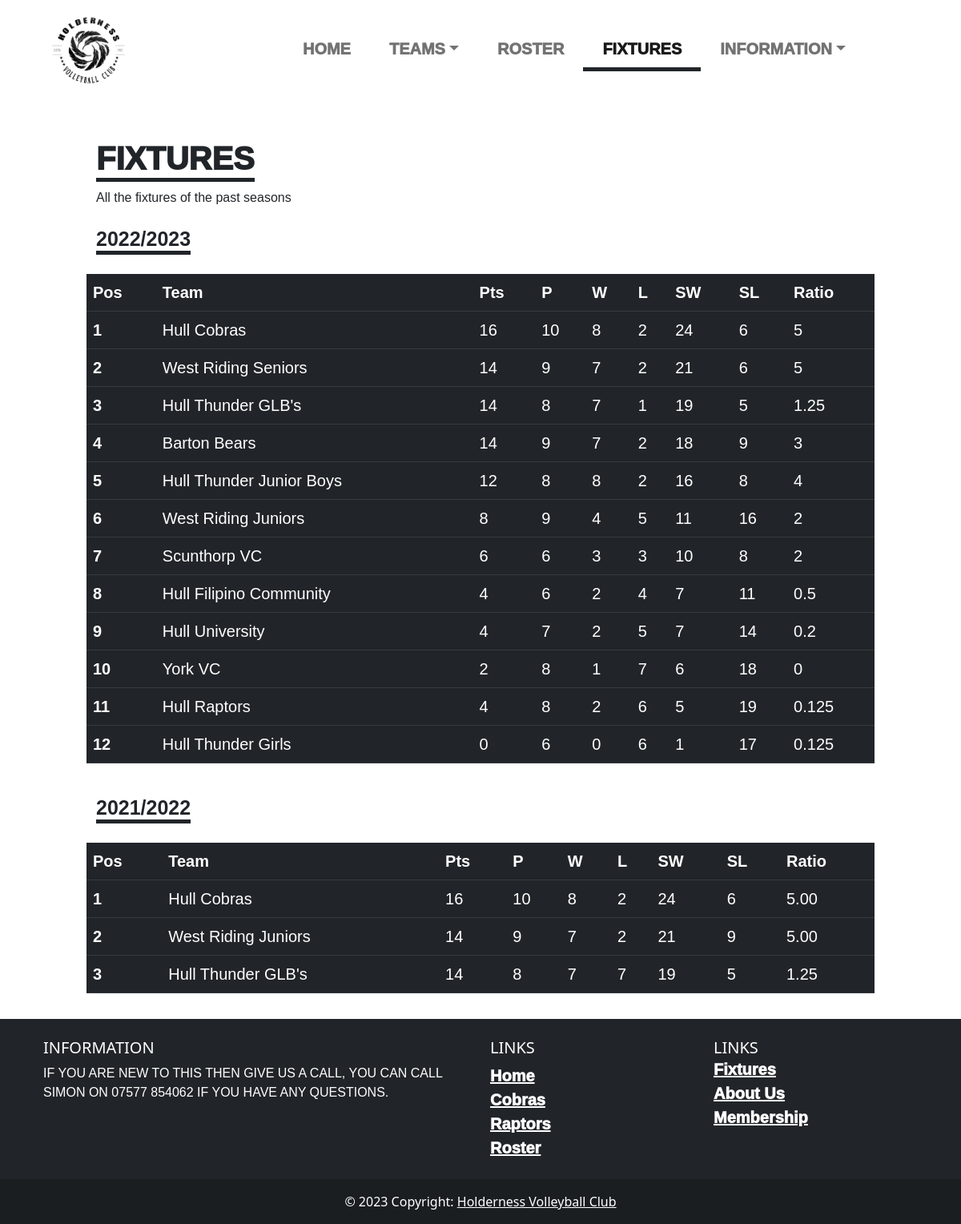
Page /pages/fixtures.php on the committed database.
### tables this page shows
CREATE TABLE "teams" (
	"year"	INTEGER,
	"name"	TEXT,
	"pos"	INTEGER,
	"pts"	INTEGER,
	"p"	INTEGER,
	"w"	INTEGER,
	"l"	INTEGER,
	"sw"	INTEGER,
	"sl"	INTEGER,
	"ratio"	INTEGER
);

### pages/fixtures.php (the view, shortened to what this page needs)
<!doctype html>
<html lang="en">
  <head>
    <link rel="stylesheet" href="https://use.typekit.net/eap6cjk.css">
    <link rel="stylesheet" href="../styles.css">
    <link href="https://cdn.jsdelivr.net/npm/bootstrap@5.2.3/dist/css/bootstrap.min.css" rel="stylesheet">
  </head>
  <body style="overflow-x: hidden;">
    <nav class="navbar navbar-expand-lg ">
        <div class="container-fluid">
            <div class="navbar-brand" style="margin-left: 15%;">
                <img src="../imgs/logo.png" width="100px">
            </div>
        </div>
        <div class="collapse navbar-collapse" style="margin-right: 10%; text-align: center;" id="navlinks">
            <ul class="navbar-nav me-auto mb-2 mb-lg-0">
                <li class="nav-item px-3">
                  <a class="nav-link" aria-current="page" href="../index.php">HOME</a>
                </li>
                <li class="nav-item dropdown px-3">
                    <a class="nav-link dropdown-toggle" role="button" data-bs-toggle="dropdown" aria-expanded="false" href="#">TEAMS</a>
                </li>
                <li class="nav-item px-3">
                  <a class="nav-link" href="roster.php">ROSTER</a>
                </li>
                <li class="nav-item px-3 border-bottom border-5 border-dark">
                    <a class="nav-link active" href="fixtures.php">FIXTURES</a>
                </li>
                <li class="nav-item dropdown px-3">
                    <a class="nav-link dropdown-toggle" role="button" data-bs-toggle="dropdown" aria-expanded="false" href="#">INFORMATION</a>
                </li>
              </ul>
        </div>
    </nav>
    <section style="margin-left: 10%;">
        <h1 class="mt-5 border-bottom border-5 border-dark" style="font-weight: 1000; display: inline-block;">FIXTURES</h1>
        <p>
            All the fixtures of the past seasons
        </p>
        <h3 class="mt-2 border-bottom border-5 border-dark" style="font-weight: 800; font-size: 25px;display: inline-block;">2022/2023</h3>
        <div class="row my-3" style="font-size: 20px; margin-right: 10%;"  id="matches">
            <table class="table table-dark">
                <thead>
                  <tr>
                    <th scope="col">Pos</th>
                    <th scope="col">Team</th>
                    <th scope="col">Pts</th>
                    <th scope="col">P</th>
                    <th scope="col">W</th>
                    <th scope="col">L</th>
                    <th scope="col">SW</th>
                    <th scope="col">SL</th>
                    <th scope="col">Ratio</th>
                  </tr>
                </thead>
                <tbody>
                <?php
                    $db = new MyDB();
                    $sql =<<<EOF
                        SELECT * from teams;
                    EOF;
                    $ret = $db->query($sql);
                    while ($row = $ret->fetchArray(SQLITE3_ASSOC)) {
                      if ($row['year'] == 2023){
                        echo "<tr>";
                        echo "<th scope='row'>" . $row['pos'];
                        echo "<td>" . $row['name'];
                        echo "<td>" . $row['pts'];
                        echo "<td>" . $row['p'];
                        echo "<td>" . $row['w'];
                        echo "<td>" . $row['l'];
                        echo "<td>" . $row['sw'];
                        echo "<td>" . $row['sl'];
                        echo "<td>" . $row['ratio'];
                        echo "</tr>";
                      }
                    }
                    ?>
                </tbody>
              </table>
        </div>
        <h3 class="mt-2 border-bottom border-5 border-dark" style="font-weight: 800; font-size: 25px;display: inline-block;">2021/2022</h3>
        <div class="row my-3" style="font-size: 20px; margin-right: 10%;"  id="matches">
            <table class="table table-dark">
                <thead>
                  <tr>
                    <th scope="col">Pos</th>
                    <th scope="col">Team</th>
                    <th scope="col">Pts</th>
                    <th scope="col">P</th>
                    <th scope="col">W</th>
                    <th scope="col">L</th>
                    <th scope="col">SW</th>
                    <th scope="col">SL</th>
                    <th scope="col">Ratio</th>
                  </tr>
                </thead>
                <tbody>
                  <tr>
                    <th scope="row">1</th>
                    <td>Hull Cobras</td>
                    <td>16</td>
                    <td>10</td>
                    <td>8</td>
                    <td>2</td>
                    <td>24</td>
                    <td>6</td>
                    <td>5.00</td>
                  </tr>
                  <tr>
                    <th scope="row">2</th>
                    <td>West Riding Juniors</td>
                    <td>14</td>
                    <td>9</td>
                    <td>7</td>
                    <td>2</td>
                    <td>21</td>
                    <td>9</td>
                    <td>5.00</td>
                  </tr>
                  <tr>
                    <th scope="row">3</th>
                    <td>Hull Thunder GLB's</td>
                    <td>14</td>
                    <td>8</td>
                    <td>7</td>
                    <td>7</td>
                    <td>19</td>
                    <td>5</td>
                    <td>1.25</td>
                  </tr>
                </tbody>
              </table>
        </div>
    </section>
    <footer class="bg-dark text-white text-center text-md-start">
        <div class="container p-4">
        <div class="row">
            <div class="col-lg-6 col-md-12 mb-4 mb-md-0">
            <h5 class="text-uppercase">INFORMATION</h5>
            <p>
                IF YOU ARE NEW TO THIS THEN GIVE US A CALL, YOU CAN CALL SIMON ON 07577 854062 IF YOU HAVE ANY QUESTIONS.
            </p>
            </div>
            <div class="col-lg-3 col-md-6 mb-4 mb-md-0">
            <h5 class="text-uppercase">Links</h5>
            <ul class="list-unstyled mb-0">
                <li>
                <a href="#!" class="text-white">Home</a>
                </li>
                <li>
                <a href="#!" class="text-white">Cobras</a>
                </li>
                <li>
                <a href="#!" class="text-white">Raptors</a>
                </li>
                <li>
                <a href="#!" class="text-white">Roster</a>
                </li>
            </ul>
            </div>
            <div class="col-lg-3 col-md-6 mb-4 mb-md-0">
            <h5 class="text-uppercase mb-0">Links</h5>
            <ul class="list-unstyled">
                <li>
                <a href="#!" class="text-white">Fixtures</a>
                </li>
                <li>
                <a href="#!" class="text-white">About Us</a>
                </li>
                <li>
                <a href="#!" class="text-white">Membership</a>
                </li>
            </ul>
            </div>
        </div>
        </div>
        <div class="text-center p-3" style="background-color: rgba(0, 0, 0, 0.2);">
        © 2023 Copyright:
        <a class="text-white" href="https://mdbootstrap.com/">Holderness Volleyball Club</a>
        </div>
    </footer>
  </body>
</html>

### styles.css (style rules this page uses)
ul { font-family: "interstate-condensed", sans-serif; font-weight: 1000; font-size: 20px; }
h1 { font-family: "interstate-condensed", sans-serif; font-weight: 1000; }
#matches { font-family: "interstate-condensed", sans-serif; }
p { font-family: "interstate-condensed", sans-serif; }
h3 { font-family: "interstate-condensed", sans-serif; }
html, body { position:relative; overflow-x:hidden; flex-wrap: wrap; }

### rows in the picture
teams: pos "1", name "Hull Cobras", pts "16", p "10", w "8", l "2", sw "24", sl "6", ratio "5"
teams: pos "2", name "West Riding Seniors", pts "14", p "9", w "7", l "2", sw "21", sl "6", ratio "5"
teams: pos "3", name "Hull Thunder GLB's", pts "14", p "8", w "7", l "1", sw "19", sl "5", ratio "1.25"
teams: pos "4", name "Barton Bears", pts "14", p "9", w "7", l "2", sw "18", sl "9", ratio "3"
teams: pos "5", name "Hull Thunder Junior Boys", pts "12", p "8", w "8", l "2", sw "16", sl "8", ratio "4"
teams: pos "6", name "West Riding Juniors", pts "8", p "9", w "4", l "5", sw "11", sl "16", ratio "2"
teams: pos "7", name "Scunthorp VC", pts "6", p "6", w "3", l "3", sw "10", sl "8", ratio "2"
teams: pos "8", name "Hull Filipino Community", pts "4", p "6", w "2", l "4", sw "7", sl "11", ratio "0.5"
teams: pos "9", name "Hull University", pts "4", p "7", w "2", l "5", sw "7", sl "14", ratio "0.2"
teams: pos "10", name "York VC", pts "2", p "8", w "1", l "7", sw "6", sl "18", ratio "0"
teams: pos "11", name "Hull Raptors", pts "4", p "8", w "2", l "6", sw "5", sl "19", ratio "0.125"
teams: pos "12", name "Hull Thunder Girls", pts "0", p "6", w "0", l "6", sw "1", sl "17", ratio "0.125"
